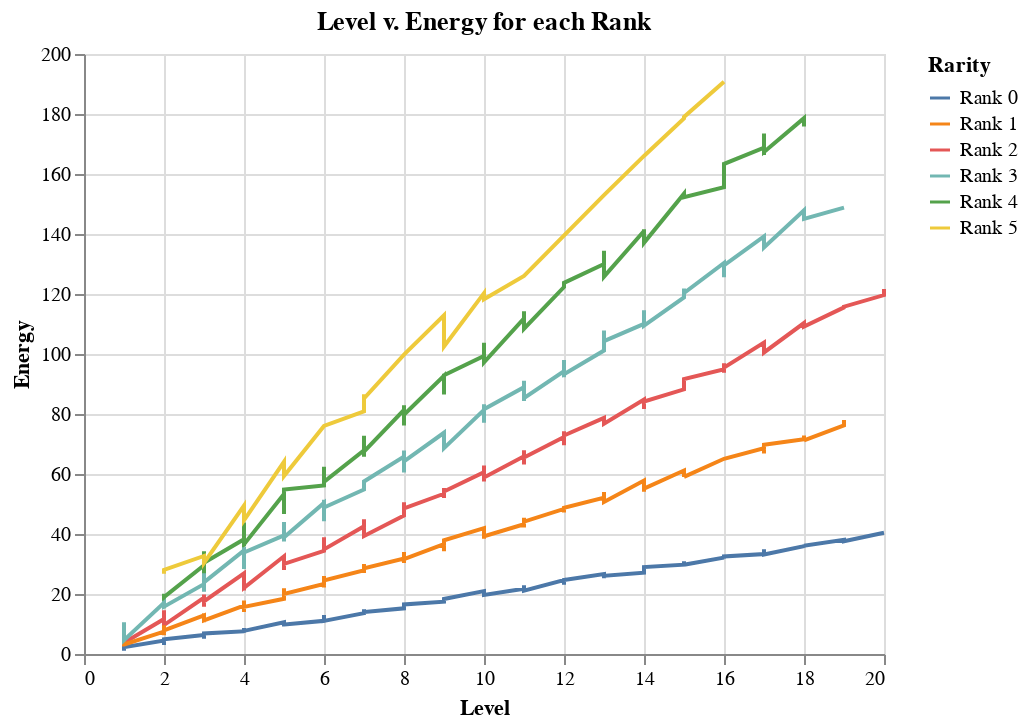

This figure's notebook cell:
### Code cell
chart2 = Chart(
    df[cols],
    title='Level v. Energy for each Rank'
).mark_line().encode(
    x='Level',
    y='Energy',
    color='Rarity'
)

chart2

### Figure 1 — Vega-Lite specification as saved in the notebook (floating-point values rounded to 4 significant figures; data arrays with more than 128 entries replaced by an {"elided": "..."} marker saying what was removed)
{"config": {"view": {"continuousWidth": 400, "continuousHeight": 300}}, "data": {"name": "data-0ab20352e81c9d8870312fc841f601da"}, "mark": "line", "encoding": {"color": {"field": "Rarity", "type": "nominal"}, "x": {"field": "Level", "type": "quantitative"}, "y": {"field": "Energy", "type": "quantitative"}}, "title": "Level v. Energy for each Rank", "$schema": "https://vega.github.io/schema/vega-lite/v4.17.0.json", "datasets": {"data-0ab20352e81c9d8870312fc841f601da": {"elided": "1020 records"}}}
